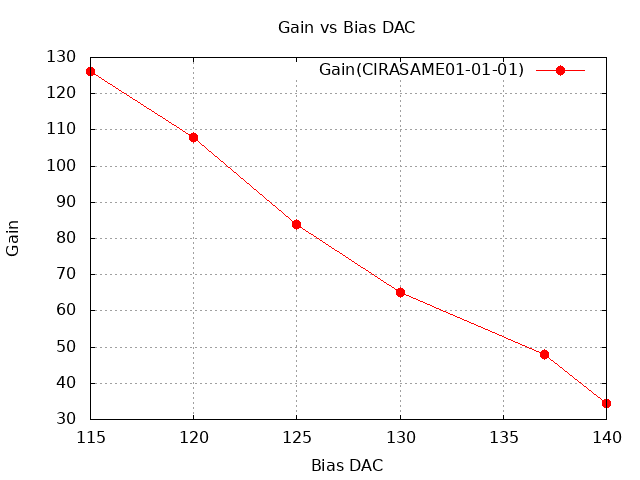

gnuplot code for this plot:
# Set terminal to PNG format
set terminal png

# Set output file name
set output "gain-vs-biasDAC.png"

# Set title for the plot
set title "Gain vs Bias DAC"

# Set labels for x and y axes
set xlabel "Bias DAC"
set ylabel "Gain"

# Set grid
set grid

# Set point type to filled circle
set style line 1 pointtype 7 pointsize 1.5

# Define the comments for each point
comment(x, y, text) = sprintf("set label \"%s\" at %f,%f center", text, x, y)

#comment(125, 80, "hoge")

# Plot the data from the file with filled circles and lines
plot "gain-vs-biasDAC.dat" using 1:2 with linespoints linestyle 1 title columnheader
